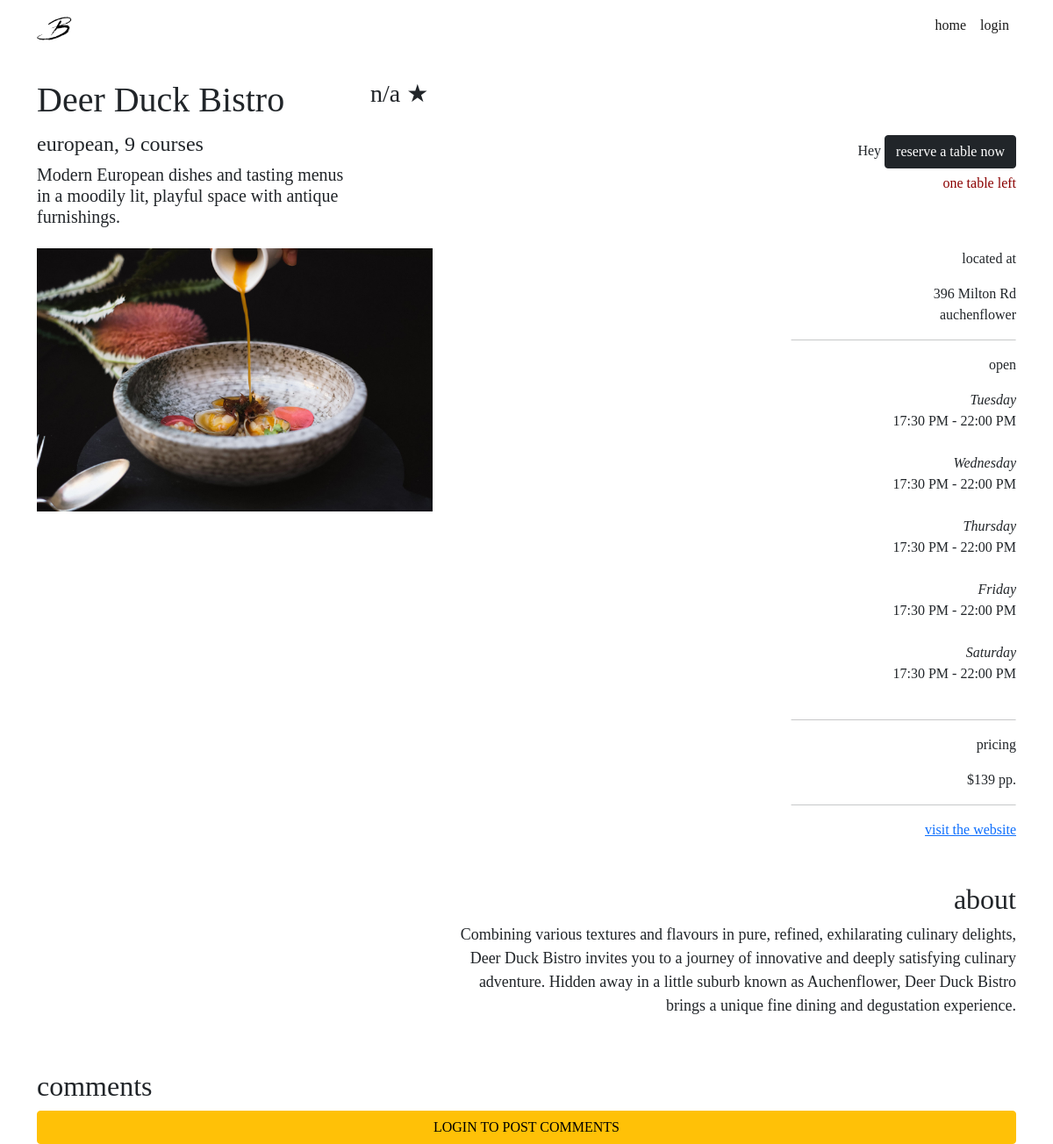
The app's page /restaurants/3 with its own data.
### website/models.py (models this page shows, shortened)
class Restaurant(db.Model):
    __tablename__ = 'restaurants'
    __table_args__ = {'extend_existing': True}
    restaurant_id = db.Column(db.Integer, primary_key=True)
    name = db.Column(db.String(100), nullable=False)
    street = db.Column(db.String(150), nullable=False)
    suburb = db.Column(db.String(50), nullable=False)
    max_reservations = db.Column(db.Integer)
    caption = db.Column(db.String(200), nullable=False)
    description = db.Column(db.String(400), nullable=False)
    price = db.Column(db.Integer)
    cuisine_type = db.Column(db.String(30), nullable=False)
    num_courses = db.Column(db.Integer, nullable=False)
    website = db.Column(db.String(400))
    image = db.Column(db.String(400), nullable=False)
    comments = db.relationship('Comment', backref='restaurant')
    statuses = db.relationship('RestaurantStatus', backref='restaurant')
    opening_hours = db.relationship('RestaurantOpeningHours', backref='restaurant')
    reservations = db.relationship('Reservation', backref='restaurant')
    user_id = db.Column(db.Integer, db.ForeignKey('users.id'))

class RestaurantOpeningHours(db.Model):
    __tablename__ = 'restaurantopeninghours'
    __table_args__ = {'extend_existing': True}
    restaurant_opening_hours_id = db.Column(db.Integer, primary_key=True)
    day_of_the_week = db.Column(db.String, nullable=False)
    start_time = db.Column(db.Time, nullable=False)
    end_time = db.Column(db.Time, nullable=False)
    restaurant_id = db.Column(db.Integer, db.ForeignKey('restaurants.restaurant_id'))

### website/views.py (the view)
@restaurant_bp.route('/<id>')
def restaurant(id):
    comment_form = CommentForm()
    reservation_form = ReservationForm()
    restaurant = Restaurant.query.filter_by(restaurant_id = id).first()
    return render_template("restaurant.html", restaurant=restaurant, comment_form=comment_form, reservation_form=reservation_form)

### website/templates/restaurant.html (shortened to what this page needs)
{% extends 'base.html' %}
{% block content %}
<div class="container">
    <div class="row mt-4 mb-1">
        <div class="col-lg-4 col-sm-4">
            <h1>{{ restaurant.name }}</h1>
        </div>
        <div class="col-lg-8 col-sm-8 rating">
            {% set average = [] %}
            <h3> {% if average|count > 0 %}
                {{ average | sum / average | count}}
                {% else %}
                n/a
                {% endif %}&#9733;</h3>
        </div>
    </div>
    <div class="row">
        <div class="col-lg-4 col-sm-6">
            <h4>{{ restaurant.cuisine_type}}, {{restaurant.num_courses}} courses</h4>
            <h5>{{ restaurant.caption }}</h5>
        </div>
        {% import 'reservation.html' as reservation %}
        {{reservation.reservation_creation(restaurant, reservation_form)}}
    </div>
    <div class="row mt-3 mb-3">
        <div class="col-lg-5 col-sm-6">
            <img src="{{ restaurant.image }}" class="img-fluid">
        </div>
        <div class="col-lg-7 col-sm-6 info-align mt-3 mt-xl-0">
            <p class="info-heading">
                located at
            </p>
            <p>
                {{ restaurant.street }}<br> {{ restaurant.suburb }}
            </p>
            <hr class="info-line">
            <p class="info-heading">
                open
            </p>
            <p>
                {% for open_time in restaurant.opening_hours%}
                <i>{{ open_time.day_of_the_week }}</i>
                <br>{{open_time.start_time.strftime("%H:%M %p")}} - {{open_time.end_time.strftime("%H:%M %p")}}
                <br><br>
                {% endfor %}
            </p>
            <hr class="info-line">
            <p class="info-heading">
                pricing
            </p>
            <p>
                ${{ restaurant.price }} pp.
            </p>
            <hr class="info-line">
            <a href="{{ restaurant.website}}">visit the website</a>
            <br><br><br>
            <h2 align="right">about</h2>
            <p class="about">
                {{ restaurant.description }}<br><br>
            </p>
        </div>
    </div>
</div>
<div class="container">
    <div class="row mt-1">
        <div class="col-lg-2">
            <h2>comments</h2>
        </div>
    </div>
    {% if current_user.is_authenticated %}
    <form method="post" action="{{url_for('restaurants.restaurant', id=restaurant.restaurant_id)}}/comment">
        {{ comment_form.csrf_token }}
        <div class="row mt-3 mb-2">
            <div class="col-10">
                {{comment_form.text.label (class="form-label") }}
                {{comment_form.text (class="form-control")}}
            </div>
        </div>
        <div class="col-6 col-sm-3">
            {{comment_form.user_rating.label (class="form-label") }}
            {{comment_form.user_rating (class="form-control")}}
        </div>
        <div class="col-6 col-sm-3">
            {{ comment_form.submit (class="btn btn-outline-dark my-2") }}
        </div>
    </form>
    {% else %}
    <div class="d-grid gap-2">
        <a class="btn btn-warning bg-warning" type="button" href="{{ url_for('auth.login') }}">LOGIN TO POST
            COMMENTS</a>
    </div>
    {% endif %}
</div>
{% endblock %}

### website/static/css/stylesheet.css (style rules this page uses)
body { font-family: Didot, Palatino, Perpetua, serif; }
.info-align { text-align: right; }
.info-line { width: 40%; transform: translateX(150%); }
p.info-heading { font-weight: 500; }
p.about { text-align: right; margin-left: auto; font-size: 18px; }
.rating { text-align: left; }

### records on screen
Restaurant: name "Deer Duck Bistro", cuisine_type "european", num_courses "9", caption "Modern European dishes and tasting menus in a moodily lit, playful space with antique furnishings.", image (picture), street "396 Milton Rd", suburb "auchenflower", price "139", description "Combining various textures and flavours in pure, refined, exhilarating culinary delights, Deer Duck Bistro invites you to a journey of innovative and deeply satisfying culinary adventure. Hidden away in a little suburb known as Auchenflower, Deer Duck Bistro brings a unique fine dining and degustation experience."
RestaurantOpeningHours: day_of_the_week "Tuesday", start_time "17:30 PM", end_time "22:00 PM"
RestaurantOpeningHours: day_of_the_week "Wednesday", start_time "17:30 PM", end_time "22:00 PM"
RestaurantOpeningHours: day_of_the_week "Thursday", start_time "17:30 PM", end_time "22:00 PM"
RestaurantOpeningHours: day_of_the_week "Friday", start_time "17:30 PM", end_time "22:00 PM"
RestaurantOpeningHours: day_of_the_week "Saturday", start_time "17:30 PM", end_time "22:00 PM"
